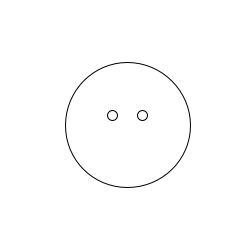
Frame 1 (no input)
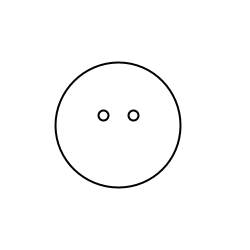
Frame 60 (the mouse pressed at the canvas centre just before this capture)
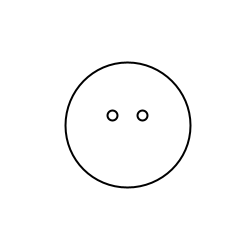
Frame 120 (the mouse held since frame 60 and released just before this capture)

The Processing sketch that drew these frames (run headless with seeded random() and noise(); from frame 60 on, the mouse is pressed at the canvas centre):

// Processing sketch: processing_122354
// ── processing_122354.pde

 int l = 0 ;
void setup(){
  size(250, 250);
  smooth();
  frameRate(15);
}

void draw(){
  background(255);
  noFill();
  stroke(0);
  int m = 125;
  int n = 125;
  float y = PI;
  ellipseMode(CENTER);
  translate(random(-10, 10), 0);
  ellipse(m, n, 125, 125);
  ellipse(m-15, n-10, 10, 10);
  ellipse(m+15, n-10, 10, 10);
  //line(m-12+20,n+26, m-5, n+20 );
  stroke(255);
  strokeWeight(2);
  
  m++;
  n--;

}

void mouseMoved(){

 translate(l, 0);
 l++;
 if (l >= 23){
 translate(-l, 0);
 l++;
 if(l <= -23){
 translate(l, 0);
 }
 }
 
 }
